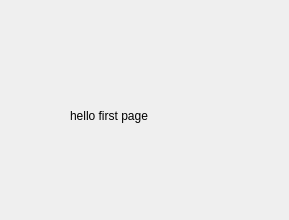
<?xml version="1.0" encoding="UTF-8"?>
<ui version="4.0">
 <class>Form</class>
 <widget class="QWidget" name="Form">
  <property name="geometry">
   <rect>
    <x>0</x>
    <y>0</y>
    <width>289</width>
    <height>220</height>
   </rect>
  </property>
  <property name="windowTitle">
   <string>Form</string>
  </property>
  <widget class="QWidget" name="widget" native="true">
   <property name="geometry">
    <rect>
     <x>30</x>
     <y>60</y>
     <width>221</width>
     <height>111</height>
    </rect>
   </property>
   <widget class="QLabel" name="label">
    <property name="geometry">
     <rect>
      <x>40</x>
      <y>30</y>
      <width>131</width>
      <height>51</height>
     </rect>
    </property>
    <property name="text">
     <string>hello first page</string>
    </property>
   </widget>
  </widget>
 </widget>
 <resources/>
 <connections/>
</ui>
